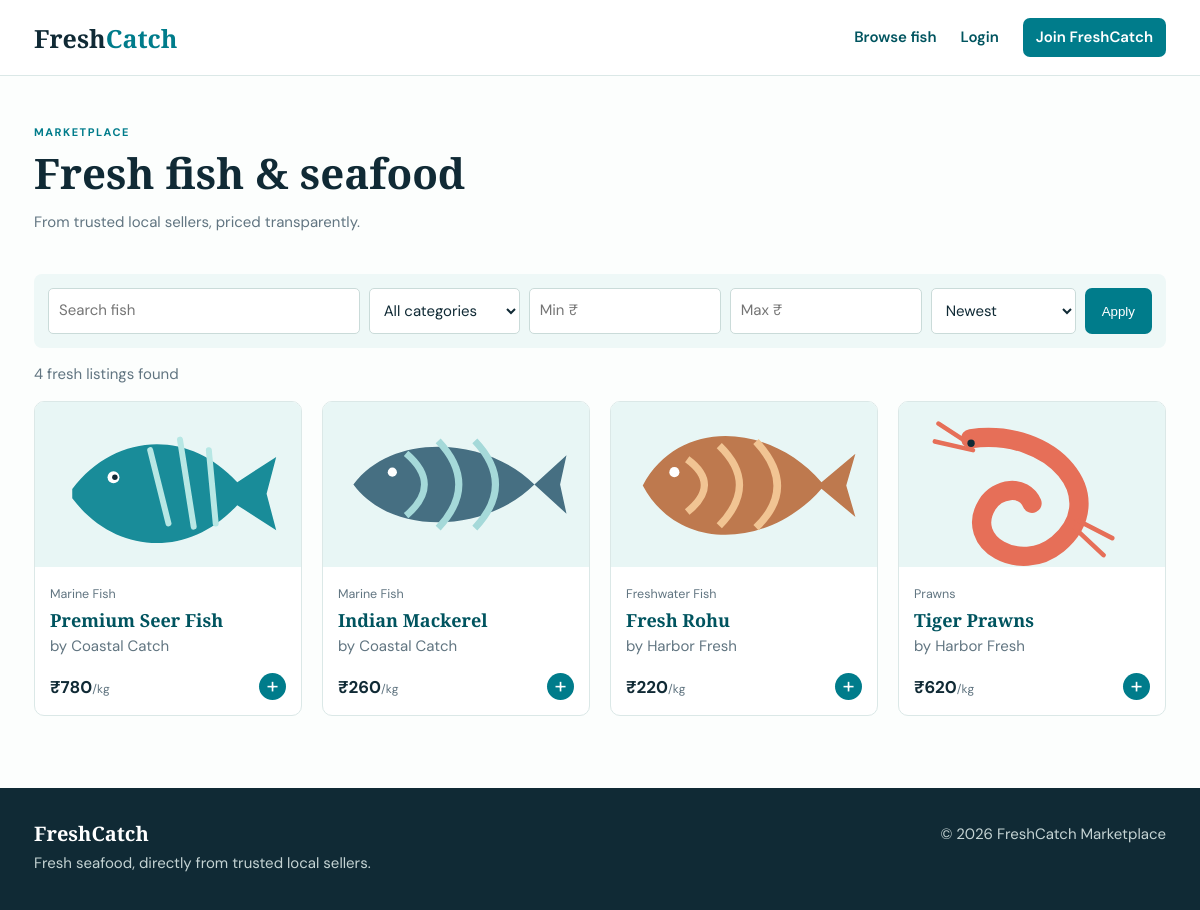
/products.php, run on the app's committed database.
### tables this page shows
CREATE TABLE products (
 id INT UNSIGNED AUTO_INCREMENT PRIMARY KEY, seller_id INT UNSIGNED NOT NULL, category_id INT UNSIGNED NOT NULL, name VARCHAR(140) NOT NULL,
 description TEXT NOT NULL, image_path VARCHAR(255), price DECIMAL(10,2) NOT NULL, stock DECIMAL(10,2) NOT NULL DEFAULT 0,
 min_quantity DECIMAL(10,2) NOT NULL DEFAULT 1, freshness_info VARCHAR(180), is_available TINYINT(1) DEFAULT 1,
 created_at TIMESTAMP DEFAULT CURRENT_TIMESTAMP, updated_at TIMESTAMP DEFAULT CURRENT_TIMESTAMP ON UPDATE CURRENT_TIMESTAMP,
 FOREIGN KEY(seller_id) REFERENCES seller_profiles(id) ON DELETE CASCADE, FOREIGN KEY(category_id) REFERENCES categories(id), INDEX(category_id), INDEX(seller_id), INDEX(price)
);

CREATE TABLE categories (id INT UNSIGNED AUTO_INCREMENT PRIMARY KEY, name VARCHAR(80) NOT NULL UNIQUE, description VARCHAR(255), is_active TINYINT(1) DEFAULT 1, created_at TIMESTAMP DEFAULT CURRENT_TIMESTAMP);

CREATE TABLE seller_profiles (
 id INT UNSIGNED AUTO_INCREMENT PRIMARY KEY, user_id INT UNSIGNED NOT NULL UNIQUE, shop_name VARCHAR(120) NOT NULL,
 description TEXT, location VARCHAR(150), approval_status ENUM('pending','approved','rejected') NOT NULL DEFAULT 'pending',
 approved_at DATETIME NULL, FOREIGN KEY(user_id) REFERENCES users(id) ON DELETE CASCADE
);

### includes/functions.php (called while the page is built, shortened)
<?php require_once __DIR__.'/db.php';
function e($v): string { return htmlspecialchars((string)$v, ENT_QUOTES, 'UTF-8'); }
function url($path=''): string { return BASE_URL . '/' . ltrim($path,'/'); }

### includes/db.php (called while the page is built)
<?php require_once __DIR__.'/config.php';
function db(): PDO { static $pdo; if (!$pdo) { $pdo=new PDO('mysql:host='.DB_HOST.';dbname='.DB_NAME.';charset=utf8mb4',DB_USER,DB_PASS,[PDO::ATTR_ERRMODE=>PDO::ERRMODE_EXCEPTION,PDO::ATTR_DEFAULT_FETCH_MODE=>PDO::FETCH_ASSOC]); } return $pdo; }

### products.php (the view, shortened to what this page needs)
<?php $pageTitle='Browse fresh fish';require 'includes/header.php'; $q=trim($_GET['q']??'');$category=(int)($_GET['category']??0);$min=$_GET['min']??'';$max=$_GET['max']??'';$sort=$_GET['sort']??'new';
$where=["p.is_available=1","sp.approval_status='approved'"];$args=[];$orders=['low'=>'p.price ASC','high'=>'p.price DESC','new'=>'p.created_at DESC'];
$sql='SELECT p.*,sp.shop_name,c.name category FROM products p JOIN seller_profiles sp ON p.seller_id=sp.id JOIN categories c ON p.category_id=c.id WHERE '.implode(' AND ',$where).' ORDER BY '.($orders[$sort] ?? $orders['new']);$s=db()->prepare($sql);$s->execute($args);$products=$s->fetchAll();$cats=db()->query('SELECT * FROM categories WHERE is_active=1 ORDER BY name')->fetchAll();?>
<div class="page-title"><p class="eyebrow">MARKETPLACE</p><h1>Fresh fish & seafood</h1><p>From trusted local sellers, priced transparently.</p></div><form class="filters" method="get"><input name="q" value="<?=e($q)?>" placeholder="Search fish"><select name="category"><option value="">All categories</option></select><input type="number" name="min" min="0" value="<?=e($min)?>" placeholder="Min ₹"><input type="number" name="max" min="0" value="<?=e($max)?>" placeholder="Max ₹"><select name="sort"><option value="new">Newest</option></select><button>Apply</button></form>
<p class="result-count"><?=count($products)?> fresh listings found</p><section class="product-grid"><?php foreach($products as $p):require 'includes/product-card.php';endforeach;?></section><?php if(!$products):?><div class="empty">🐟<h2>No catch matches your filters.</h2><a href="products.php">Clear filters</a></div><?php endif; require 'includes/footer.php'; ?>

### includes/product-card.php
<article class="product-card"><a class="product-image" href="product.php?id=<?=$p['id']?>"><?php if($p['image_path']):?><img src="<?=url($p['image_path'])?>" alt="<?=e($p['name'])?>"><?php else:?><span>🐟</span><?php endif;?></a><div class="product-body"><small><?=e($p['category']??'Fresh seafood')?></small><h3><a href="product.php?id=<?=$p['id']?>"><?=e($p['name'])?></a></h3><p class="seller">by <?=e($p['shop_name']??'FreshCatch seller')?></p><div class="price-row"><strong>₹<?=number_format($p['price'],0)?><i>/kg</i></strong><a class="round" href="product.php?id=<?=$p['id']?>">+</a></div></div></article>

### assets/css/style.css (style rules this page uses)
:root { --ink:#102a35;--muted:#617581;--sea:#007c8b;--deep:#00545f;--foam:#eef8f7;--coral:#f2634c;--line:#dbe8e7;--white:#fff }
* { box-sizing:border-box }
body { margin:0;color:var(--ink);font:15px/1.55 'DM Sans',sans-serif;background:#fcfefd }
a { color:var(--deep);text-decoration:none }
button,.button { border:0;background:var(--sea);color:white;padding:11px 17px;border-radius:7px;font:600 14px inherit;cursor:pointer;display:inline-block }
.eyebrow { font-size:11px;font-weight:700;letter-spacing:1.5px;color:var(--sea);margin:0 0 9px }
.hero h1,h1,h2 { font-family:'Playfair Display';line-height:1.1 }
.product-grid { display:grid;grid-template-columns:repeat(4,1fr);gap:20px }
.product-card { border:1px solid var(--line);background:#fff;border-radius:10px;overflow:hidden }
.product-image { height:165px;background:var(--foam);display:grid;place-items:center;font-size:56px }
.product-image img,.thumb img,.detail-image img { width:100%;height:100%;object-fit:cover }
.product-body { padding:15px }
.product-body small,.seller { color:var(--muted);margin:0 }
.product-body h3 { font:600 18px 'Playfair Display';margin:3px 0 }
.price-row { display:flex;justify-content:space-between;align-items:center;margin-top:15px }
.price-row strong { font-size:17px }
.price-row i { font-style:normal;font-weight:400;color:var(--muted);font-size:12px }
.round { background:var(--sea);color:#fff;border-radius:50%;width:27px;height:27px;text-align:center;font-size:22px;line-height:25px }
.page-title { padding:48px 0 25px }
.page-title h1 { font-size:42px;margin:0 }
.page-title>p:not(.eyebrow) { color:var(--muted) }
.filters { display:flex;gap:9px;padding:14px;background:var(--foam);border-radius:8px }
.filters input,.filters select,input,textarea,select { padding:10px;border:1px solid #cadbd9;border-radius:5px;background:#fff;font:inherit;color:var(--ink) }
.filters input:first-child { flex:1 }
.result-count { color:var(--muted) }

### data on the page
products: image_path (picture), category.name "Marine Fish", name "Premium Seer Fish", seller.shop_name "Coastal Catch", price "780"
products: image_path (picture), category.name "Marine Fish", name "Indian Mackerel", seller.shop_name "Coastal Catch", price "260"
products: image_path (picture), category.name "Freshwater Fish", name "Fresh Rohu", seller.shop_name "Harbor Fresh", price "220"
products: image_path (picture), category.name "Prawns", name "Tiger Prawns", seller.shop_name "Harbor Fresh", price "620"

### other printed values
count($products) "4"
